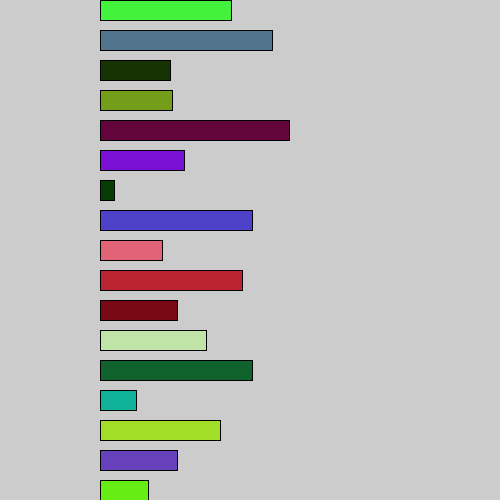
Frame 1 (no input)
Frame 60 (the mouse pressed at the canvas centre just before this capture): identical to frame 1, image omitted
Frame 120 (the mouse held since frame 60 and released just before this capture): identical to frame 1, image omitted

The Processing sketch that drew this single still picture (run headless with seeded random() and noise(); from frame 60 on, the mouse is pressed at the canvas centre):

// Processing sketch: arrayBarras
// ── arrayBarras.pde
float temperaturas [] = new float [30];//paso 1
color misColores [] = new color [30]; //paso 1

void setup() {
  size(500, 500);

  for (int i=0; i<temperaturas.length; i++) {
    temperaturas[i] = random(5, 200); //paso 2
    misColores[i] = color(random(255), random(255), random(255)); //paso2
  }
  println(temperaturas);
}

void draw() {
  for (int i=0; i<temperaturas.length; i++) {
    fill(misColores[i]);
    rect(100, 30*i, temperaturas[i], 20); //paso 3
  }
}
